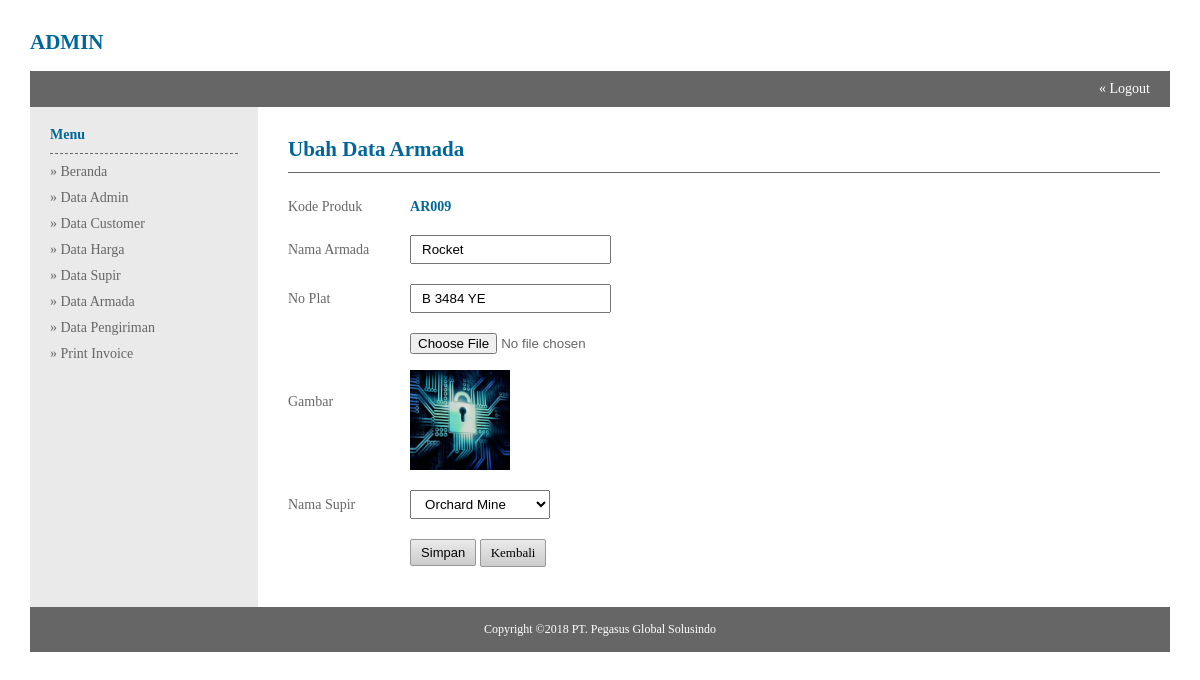
Screenshot of /admin/index.php?module=Ubah_Armada&id=AR009 (signed in) with the database file from the repository.
### tables this page shows
CREATE TABLE `armada` (
  `kd_armada` varchar(20) NOT NULL,
  `nm_armada` varchar(50) NOT NULL,
  `no_mobil` varchar(50) NOT NULL,
  `gambar` varchar(200) NOT NULL,
  `kd_driver` varchar(20) NOT NULL
);

CREATE TABLE `driver` (
  `kd_driver` varchar(50) NOT NULL,
  `nm_lengkap` text NOT NULL,
  `no_hp` varchar(12) NOT NULL,
  `alamat` varchar(100) NOT NULL
);

### admin/ubah_armada.php (the view, shortened to what this page needs)
<table width="100%" border="0">
<tr>
	<td class="judul-halaman"><h2>Ubah Data Armada</h2></td>
</tr>
<tr>
	<td>
    <br/>
    <?php
	$id = $_GET['id'];
	$produk = mysql_query("select * from armada where kd_armada='$id'") or die (mysql_error());
	$data_armada = mysql_fetch_array($produk);
	?>
    <form action="?module=Update_Armada&id=<?php echo $id;?>" method="post" enctype="multipart/form-data">
    <table class="form" width="100%" border="0">
    <tr>
    	<td width="14%">Kode Produk</td>
    	<td width="86%">
        <h4><?php echo $data_armada['kd_armada'];?></h4>
    	</td>
    </tr>
    <tr>
        <td width="14%">Nama Armada</td>
        <td width="86%">
        <input type="text" required="required" name="nm_armada" value="<?php echo (isset($data_armada['nm_armada'])) ? $data_armada['nm_armada'] : false;?>"/>
        </td>
    </tr>
    <tr>
        <td width="14%">No Plat</td>
        <td width="86%">
        <input type="text" required="required" name="no_plat" value="<?php echo (isset($data_armada['no_mobil'])) ?$data_armada['no_mobil'] : false;?>"/>
        </td>
        </td>
    </tr>
    <tr>
        <td>Gambar</td>
        <td>
        <input type="file" name="gambar" />
        <br><br>
        <img width='100' src="<?php echo '../images/armada/'.$data_armada['gambar'] ?>" alt="">
        </td>
    </tr>
    <tr>
        <td width="14%">Nama Supir</td>
        <td width="86%">
        <select name="nm_lengkap">
        <?php
        $merk = mysql_query("select * from driver order by nm_lengkap asc") or die (mysql_error());
        while($data_merk = mysql_fetch_array($merk)){
        ?>
        <option <?php if($data_armada['kd_driver'] == $data_merk[0] ) echo "selected=selected"  ?> value="<?php echo $data_merk[0]; ?>"><?php echo $data_merk['nm_lengkap'];?></option>
        <?php } ?>
        </select>
        </td>
    </tr>
    <tr>
        <td></td>
        <td>
        <input class="button small grey fontB" type="submit" value="Simpan">
        <a class="button small grey fontB" href="?module=Data_Armada">Kembali</a>
        </td>
    </tr>    </table>
    </td>
</tr>
</table>

### css/style_admin.css (style rules this page uses)
* { margin:0; padding:0; }
body { font-size:14px; font-family:"Myriad Pro"; color:#666; }
table { border-collapse:collapse; border-spacing:0; margin:0 auto; }
h1,h2,h3,h4,h5,h6 { color:#069; }
a { text-decoration:none; color:#666; }
input[type="text"],input[type="password"],input[type="email"],input[type="search"],input[type="number"],input[type="reset"],input[type="date"],select,textarea { padding:5px 10px; }
.form td { padding:10px 0; }
.judul-halaman { padding-bottom:10px; border-bottom:1px solid #666; }

### css/button.css (style rules this page uses)
.button { display:inline-block; cursor:pointer; font-size:13px; }
.fontB { color:#000; }
.small { padding:5px 10px; -moz-border-radius:2px; -webkit-border-radius:2px; -o-border-radius:2px; border-radius:2px; }
.grey { background:#EAEAEA; border:1px solid #999; background-image: -moz-linear-gradient(top, #EAEAEA, #CCC); background-image: -webkit-gradient(linear, 0 0, 0 100%, from(#EAEAEA), to(#CCC)); background-image: -webkit-linear-gradient(top, #EAEAEA, #CCC); background-image: -o-linear-gradient(top, #EAEAEA, #CCC); background-image: linear-gradient(to bottom, #EAEAEA, #CCC); filter: progid:DXImageTransform.Microsoft.gradient(startColorstr='#EAEAEA', endColorstr='#CCC'); }

### rows the page displays
armada: kd_armada "AR009", nm_armada "Rocket", no_plat "B 3484 YE", gambar (picture), nm_lengkap "Orchard Mine"
